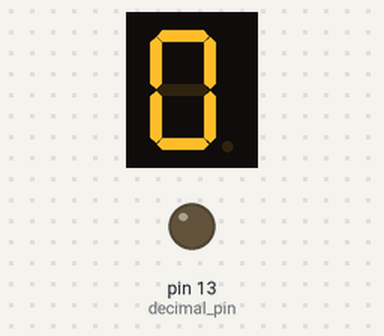
The sketch below on a simulated Arduino Uno, built with avr-gcc and run on an emulated ATmega328P. Parts: 1-digit seven-segment display, output pins drawn as LEDs (lit = HIGH). Wiring (inferred from the names in the program): 1-digit 7-segment display, segments lit when HIGH: segments pin 6, pin 7, pin 8, pin 9, pin 10, pin 11, pin 12. The segment pins are drawn as the display they are named for; pins used as bus, display or sensor lines are not drawn.

Above: at 0.1 s.
At 2.1 s:
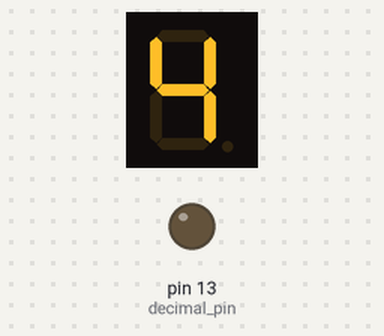
At 4.6 s:
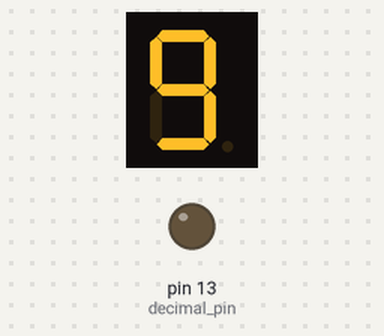
At 9.6 s:
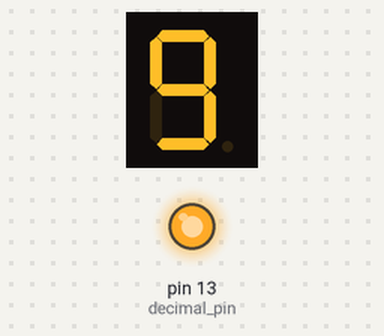
Timing chart, 0 to 36.5 s (numbered marks = the images above):
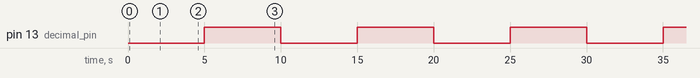

Measured:
- by itself, pin 13 (decimal_pin): alternates HIGH for 5.0 s and LOW for 5.0 s
- by itself, everything shown: repeats every 10.0 s, in 22 steps
- what the display in image 1 shows lasts 0.5 s, from 2.0 s to 2.5 s

The sketch:

seven_segment_single_digit.ino
```cpp
// WIRING
// PIN	SSD	SEG
// 6	7	A
// 7	6	B
// 8	4	C
// 9	2	D
// 10	1	E
// 11	9	F
// 12	10	G
// 13	5	DP

// NUMBER CODES
// These codes correspond to a COMMON CATHODE display - 1 being ON and 0 being OFF.
// num	   a   b   c   d   e   f   g   dp
// 0       1   1   1   1   1   1   0   0
// 1       0   1   1   0   0   0   0   0
// 2       1   1   0   1   1   0   1   0
// 3       1   1   1   1   0   0   1   0
// 4       0   1   1   0   0   1   1   0
// 5       1   0   1   1   0   1   1   0
// 6       1   0   1   1   1   1   1   0
// 7       1   1   1   0   0   1   0   0
// 8       1   1   1   1   1   1   1   0
// 9       1   1   1   1   0   1   1   0

// These codes correspond to a COMMON ANODE display - 1 being OFF and 0 being ON.
// num	   a   b   c   d   e   f   g   dp
// 0       0   0   0   0   0   0   1   1
// 1       1   0   0   1   1   1   1   1
// 2       0   0   1   0   0   1   0   1
// 3       0   0   0   0   1   1   0   1
// 4       1   0   0   1   1   0   0   1
// 5       0   1   0   0   1   0   0   1
// 6       0   1   0   0   0   0   0   1
// 7       0   0   0   1   1   0   1   1
// 8       0   0   0   0   0   0   0   1
// 9       0   0   0   0   1   0   0   1

// CONSTANTS
// use this value of digitCodes if you have a common cathode display
const byte digit_pins [] = {6, 7, 8, 9, 10, 11, 12};
const byte decimal_pin = 13;

// use this array of digit codes if you have a COMMON CATHODE display. Comment out the other array.
const byte digit_codes [][7] = {
	{1, 1, 1, 1, 1, 1, 0}, // 0
	{0, 1, 1, 0, 0, 0, 0}, // 1
	{1, 1, 0, 1, 1, 0, 1}, // 2
	{1, 1, 1, 1, 0, 0, 1}, // 3
	{0, 1, 1, 0, 0, 1, 1}, // 4
	{1, 0, 1, 1, 0, 1, 1}, // 5
	{1, 0, 1, 1, 1, 1, 1}, // 6
	{1, 1, 1, 0, 0, 1, 0}, // 7
	{1, 1, 1, 1, 1, 1, 1}, // 8
	{1, 1, 1, 1, 0, 1, 1}, // 9
};

const byte decimal_code = 1;

// use this array of digit codes if you have a COMMON ANODE display. Comment out the other array.
/*
const byte digit_codes [][7] = {
	{0, 0, 0, 0, 0, 0, 1}, // 0
	{1, 0, 0, 1, 1, 1, 1}, // 1
	{0, 0, 1, 0, 0, 1, 0}, // 2
	{0, 0, 0, 0, 1, 1, 0}, // 3
	{1, 0, 0, 1, 1, 0, 0}, // 4
	{0, 1, 0, 0, 1, 0, 0}, // 5
	{0, 1, 0, 0, 0, 0, 0}, // 6
	{0, 0, 0, 1, 1, 0, 1}, // 7
	{0, 0, 0, 0, 0, 0, 0}, // 8
	{0, 0, 0, 0, 1, 0, 0}, // 9
};

const byte decimal_code = 0;
*/

// VARIABLES
// flag to toggle decimal point
byte decimal_flag = LOW;

// counter variables
int i, j;

void setup() {
	// loop through digit_pins array and set each pin to be an output
	// set each LOW to turn LED off
	for (i = 0; i < 7; i++) {
		pinMode(digit_pins[i], OUTPUT);
		digitalWrite(digit_pins[i], LOW);
	}

	// set decimal pin to be an output
	// set LOW to turn LED off
	pinMode(decimal_pin, OUTPUT);
	digitalWrite(decimal_pin, LOW);
}

void loop() {
	// Display each number without a decimal point
	// Then display each number with a decimal point

	// turn on decimal point based on value of decimal_flag, which flips at the end of each iteration of loop()
	digitalWrite(decimal_pin, decimal_flag);

	// for the ten digits, 0-9, which correspond to the rows of digit_codes
	for (i = 0; i< 10; i++) {
		// for the 7 segments, turn on the appropriate segments based on the columns of digit_codes
		for (j = 0; j < 7; j++) {
			digitalWrite(digit_pins[j], digit_codes[i][j]);
		}

		// keep digit on for a little while
		delay(500);

		// turn the segments off and move to the next number.
		for (j = 0; j < 7; j++) {
			digitalWrite(digit_pins[j], LOW);
		}
	}

	// flip the value of decimal flag so the decimal point will show/not show during the next loop
	decimal_flag = !decimal_flag;
}
```
